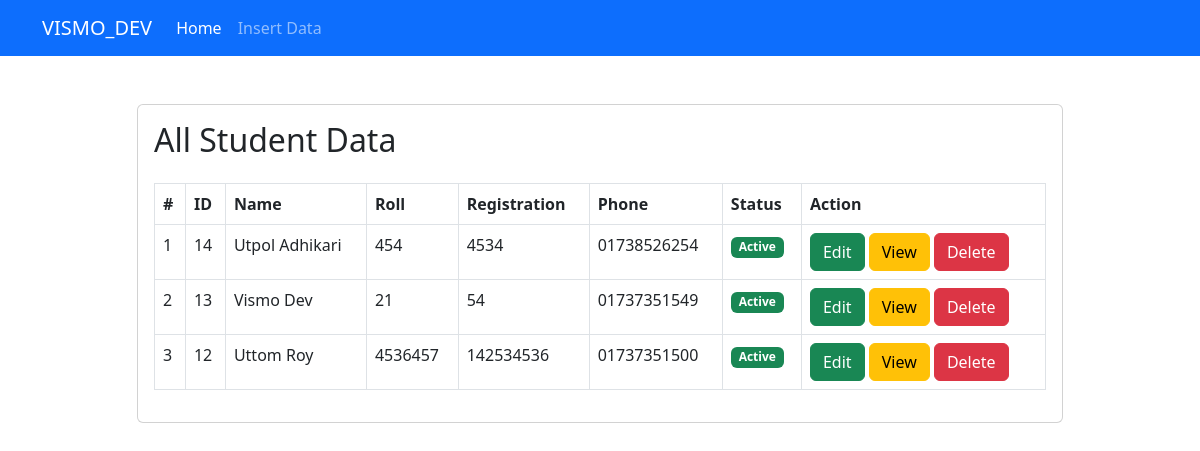
The page / on the database its author committed.
### tables this page shows
CREATE TABLE `st_data` (
  `id` int(11) NOT NULL,
  `name` varchar(100) NOT NULL,
  `roll` int(11) NOT NULL,
  `registration` int(11) NOT NULL,
  `phone` varchar(20) NOT NULL,
  `created_at` timestamp NOT NULL DEFAULT current_timestamp(),
  `status` int(11) NOT NULL DEFAULT 0
);

### index.php (the view, shortened to what this page needs)
<?php
  require_once('confige.php');
  $stmt = $connection->prepare("SELECT * FROM st_data ORDER BY id DESC");
  $stmt->execute();
  $result = $stmt->fetchAll(PDO::FETCH_ASSOC);
?>
<!doctype html>
<html lang="en">
  <head>
    <link href="https://cdn.jsdelivr.net/npm/bootstrap@5.2.3/dist/css/bootstrap.min.css" rel="stylesheet">
  </head>
  <body>
    <nav class="navbar navbar-expand-lg navbar-dark bg-primary">
      <div class="container">
        <a class="navbar-brand" href="index.php">VISMO_DEV</a>
        <div class="collapse navbar-collapse" id="navbarNavAltMarkup">
          <div class="navbar-nav">
            <a class="nav-link active" aria-current="page" href="index.php">Home</a>
            <a class="nav-link" href="insert.php">Insert Data</a>
          </div>
        </div>
      </div>
    </nav>
    <div class="form_area mt-5">
      <div class="container">
        <div class="row">
          <div class="col-md-10 offset-md-1">
            <div class="card">
              <div class="card-body">
                <h2 class="mb-4">All Student Data</h2>
                <table class="table table-bordered">
                  <tr>
                    <th>#</th>
                    <th>ID</th>
                    <th>Name</th>
                    <th>Roll</th>
                    <th>Registration</th>
                    <th>Phone</th>
                    <th>Status</th>
                    <th>Action</th>
                  </tr>
                  <?php $i=1; foreach($result as $row): ?>
                  <tr>
                    <td><?php echo $i; ?></td>
                    <td><?php echo $row['id'] ?></td>
                    <td><?php echo $row['name'] ?></td>
                    <td><?php echo $row['roll'] ?></td>
                    <td><?php echo $row['registration'] ?></td>
                    <td><?php echo $row['phone'] ?></td>
                    <td>
                      <?php
                        if($row['status'] == 1){
                          echo "<span class='badge bg-success'>Active</span>";
                        }
                        else{
                          echo "<span class='badge bg-danger'>inactive</span>";
                        }
                      ?>
                    </td>
                    <td>
                      <a href="edit.php?id=<?php echo $row['id'] ?>" class="btn btn-success">Edit</a>
                      <a href="view.php?id=<?php echo $row['id'] ?>" class="btn btn-warning">View</a>
                      <a onclick="return confirm('Are You Sure?');" href="delete.php?id=<?php echo $row['id'] ?>" class="btn btn-danger">Delete</a>
                    </td>
                  </tr>
                  <?php $i++; endforeach; ?>
                </table>
              </div>
            </div>
          </div>
        </div>
      </div>
    </div>
  </body>
</html>

### rows shown on the page
st_data: id "14", name "Utpol Adhikari", roll "454", registration "4534", phone "01738526254", status "Active"
st_data: id "13", name "Vismo Dev", roll "21", registration "54", phone "01737351549", status "Active"
st_data: id "12", name "Uttom Roy", roll "4536457", registration "142534536", phone "01737351500", status "Active"
